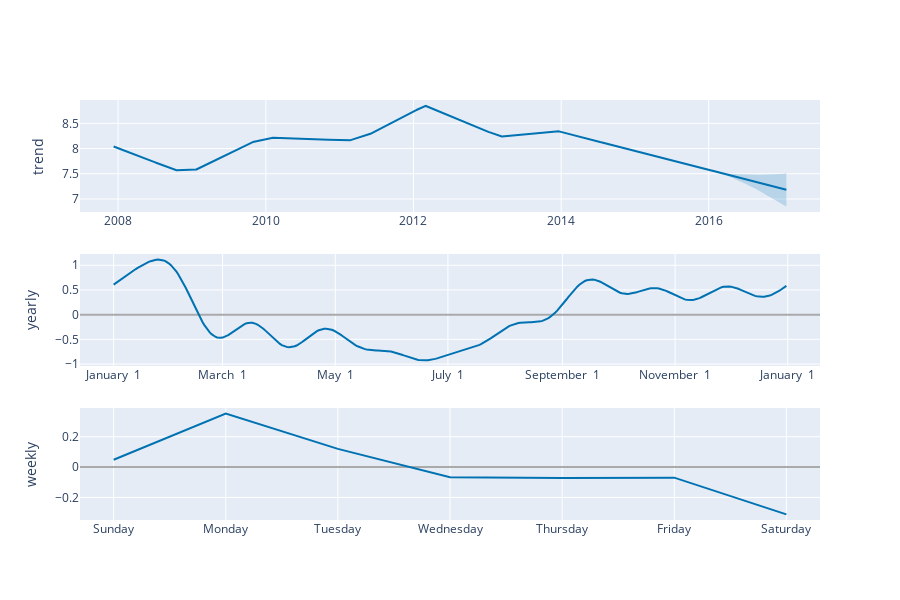

Notebook code cell kept with this figure:
### Code cell
plot_components_plotly(m, forecast)

### Figure 1 — Plotly figure (JSON) as saved in the notebook; plotly's stock layout.template omitted (floating-point values rounded to 4 significant figures; data arrays with more than 128 entries replaced by an {"elided": "..."} marker saying what was removed)
{"data": [{"line": {"color": "#0072B2", "width": 2}, "mode": "lines", "name": "trend", "type": "scatter", "x": {"elided": "3270 str values"}, "xaxis": "x", "y": {"elided": "3270 float values"}, "yaxis": "y"}, {"line": {"color": "rgba(0, 114, 178, 0.2)", "width": 0}, "mode": "lines", "name": "trend_upper", "type": "scatter", "x": {"elided": "3270 str values"}, "xaxis": "x", "y": {"elided": "3270 float values"}, "yaxis": "y"}, {"fill": "tonexty", "fillcolor": "rgba(0, 114, 178, 0.2)", "line": {"color": "rgba(0, 114, 178, 0.2)", "width": 0}, "mode": "lines", "name": "trend_lower", "type": "scatter", "x": {"elided": "3270 str values"}, "xaxis": "x", "y": {"elided": "3270 float values"}, "yaxis": "y"}, {"line": {"color": "#0072B2", "width": 2}, "mode": "lines", "name": "yearly", "type": "scatter", "x": {"elided": "365 str values"}, "xaxis": "x2", "y": {"elided": "365 float values"}, "yaxis": "y2"}, {"line": {"color": "#0072B2", "width": 2}, "mode": "lines", "name": "weekly", "type": "scatter", "x": ["2017-01-01T00:00:00", "2017-01-02T00:00:00", "2017-01-03T00:00:00", "2017-01-04T00:00:00", "2017-01-05T00:00:00", "2017-01-06T00:00:00", "2017-01-07T00:00:00"], "xaxis": "x3", "y": [0.04828, 0.3523, 0.1197, -0.06666, -0.07226, -0.06959, -0.3117], "yaxis": "y3"}], "layout": {"height": 600, "showlegend": false, "width": 900, "xaxis": {"anchor": "y", "domain": [0, 1], "range": ["2007-06-26T14:24:00", "2017-07-04T09:36:00"], "type": "date"}, "xaxis2": {"anchor": "y2", "domain": [0, 1], "range": ["2016-12-13T18:54:02.958904115", "2018-01-18T11:04:57.863013581"], "tickformat": "%B %e", "type": "date"}, "xaxis3": {"anchor": "y3", "domain": [0, 1], "range": ["2016-12-31T16:48:00", "2017-01-07T07:12:00"], "tickformat": "%A", "type": "date"}, "yaxis": {"anchor": "x", "domain": [0.7333, 1], "rangemode": "normal", "title": {"text": "trend"}, "zerolinecolor": "#AAA"}, "yaxis2": {"anchor": "x2", "domain": [0.3667, 0.6333], "title": {"text": "yearly"}, "zerolinecolor": "#AAA"}, "yaxis3": {"anchor": "x3", "domain": [0, 0.2667], "title": {"text": "weekly"}, "zerolinecolor": "#AAA"}}}
